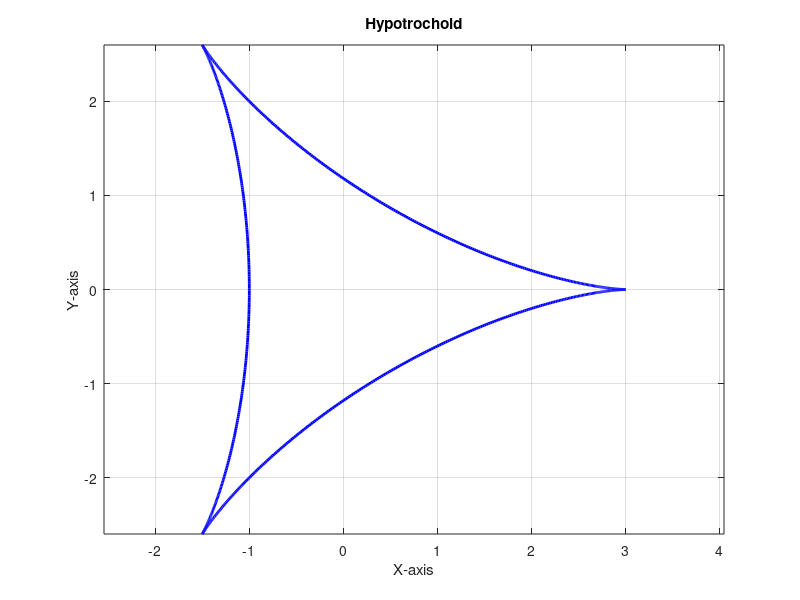

Here is the MATLAB script that generated this plot:
% =========================================================================
%  Description:
%    This script generates and plots a hypotrochoid, a curve traced by a 
%    point attached to a circle of radius r rolling inside a fixed circle 
%    of radius R. The parametric equations define the trajectory based on 
%    the radii of the circles and the distance from the center of the rolling 
%    circle to the tracing point.
%
% =========================================================================
%  A Parametric Function for Fitting Simple Closed Curves: The ParamFit Algorithm
%  
%  Authors:
%    Felipe A. Medécigo-Cabriales 1
%    Francisco Alejandro Alaffita-Hernández 1
%    Beatris Adriana Escobedo-Trujillo 2
%
%  Affiliation:
%    1 Centro de Investigación en Recursos Energéticos y Sustentables, 
%       Universidad Veracruzana, Coatzacoalcos, Veracruz, México.
%    2 Facultad de Ingeniería, Universidad Veracruzana, 
%       Coatzacoalcos, Veracruz, México.
%
%  Contact:
%    Corresponding author: bescobedo@uv.mx
%
%  Description:
%    This script/function is part of the ParamFit algorithm implementation,
%    which provides a parametric function for fitting simple closed curves
%    using the Levenberg-Marquardt optimization method. The method has 
%    been successfully applied to the classification of seeds, diatoms, 
%    and geometric planar curves.
%
%  Citation:
%    If you use this code, please cite:
%    "A Parametric Function for Fitting Simple Closed Curves: The ParamFit Algorithm", Medécigo-Cabriales et al.
% =========================================================================

clear;
clc;

% Define the parameterization interval
t = linspace(0, 2*pi, 1000);  

% Define parameters for the hypotrochoid
R = 3; % Radius of the fixed circle
r = 1; % Radius of the rolling circle
d = 1; % Distance from the center of the rolling circle to the tracing point

% Compute the parametric equations of the hypotrochoid
x = (R - r) * cos(t) + d * cos((R - r) / r * t);
y = (R - r) * sin(t) - d * sin((R - r) / r * t);

% Plot the hypotrochoid
figure;
plot(x, y, 'b-', 'LineWidth', 2);

% Formatting
title('Hypotrochoid');
xlabel('X-axis');
ylabel('Y-axis');
axis equal;  % Ensure equal scaling on both axes
grid on;
